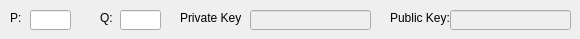
          <widget class="QWidget" name="page_6">
           <widget class="QLineEdit" name="RSA_lineEdit_p">
            <property name="geometry">
             <rect>
              <x>30</x>
              <y>10</y>
              <width>41</width>
              <height>20</height>
             </rect>
            </property>
           </widget>
           <widget class="QLabel" name="label_37">
            <property name="geometry">
             <rect>
              <x>10</x>
              <y>10</y>
              <width>21</width>
              <height>16</height>
             </rect>
            </property>
            <property name="text">
             <string>P: </string>
            </property>
           </widget>
           <widget class="QLineEdit" name="RSA_lineEdit_q">
            <property name="geometry">
             <rect>
              <x>120</x>
              <y>10</y>
              <width>41</width>
              <height>20</height>
             </rect>
            </property>
           </widget>
           <widget class="QLabel" name="label_38">
            <property name="geometry">
             <rect>
              <x>100</x>
              <y>10</y>
              <width>21</width>
              <height>16</height>
             </rect>
            </property>
            <property name="text">
             <string>Q: </string>
            </property>
           </widget>
           <widget class="QLineEdit" name="RSA_lineEdit_prkey">
            <property name="enabled">
             <bool>false</bool>
            </property>
            <property name="geometry">
             <rect>
              <x>250</x>
              <y>10</y>
              <width>121</width>
              <height>20</height>
             </rect>
            </property>
           </widget>
           <widget class="QLabel" name="label_39">
            <property name="geometry">
             <rect>
              <x>180</x>
              <y>10</y>
              <width>61</width>
              <height>16</height>
             </rect>
            </property>
            <property name="text">
             <string>Private Key: </string>
            </property>
           </widget>
           <widget class="QLabel" name="label_40">
            <property name="geometry">
             <rect>
              <x>390</x>
              <y>10</y>
              <width>61</width>
              <height>16</height>
             </rect>
            </property>
            <property name="text">
             <string>Public Key: </string>
            </property>
           </widget>
           <widget class="QLineEdit" name="RSA_lineEdit_pukey">
            <property name="enabled">
             <bool>false</bool>
            </property>
            <property name="geometry">
             <rect>
              <x>450</x>
              <y>10</y>
              <width>121</width>
              <height>20</height>
             </rect>
            </property>
           </widget>
          </widget>
